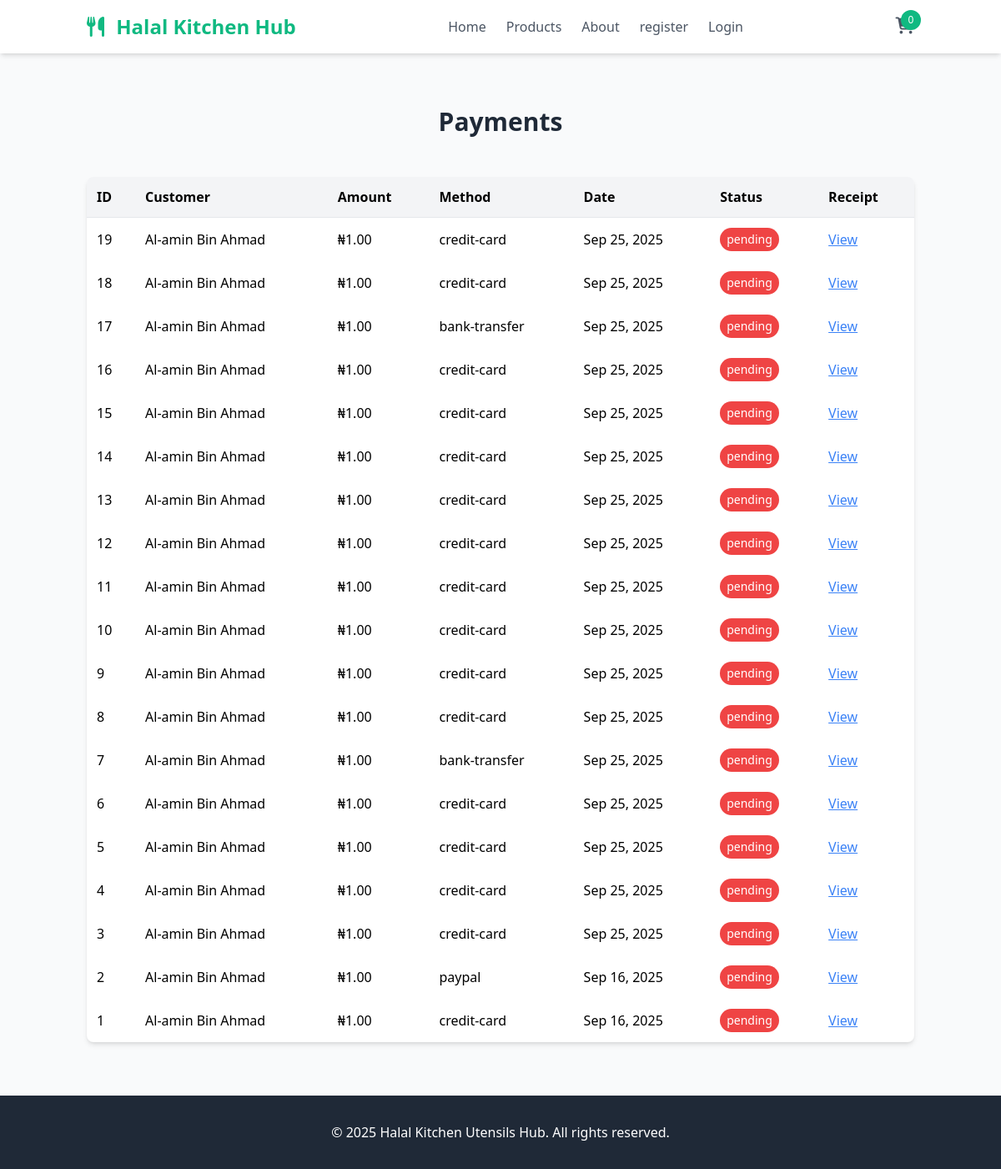
/all-payments/, run on an earlier commit of the app's database.
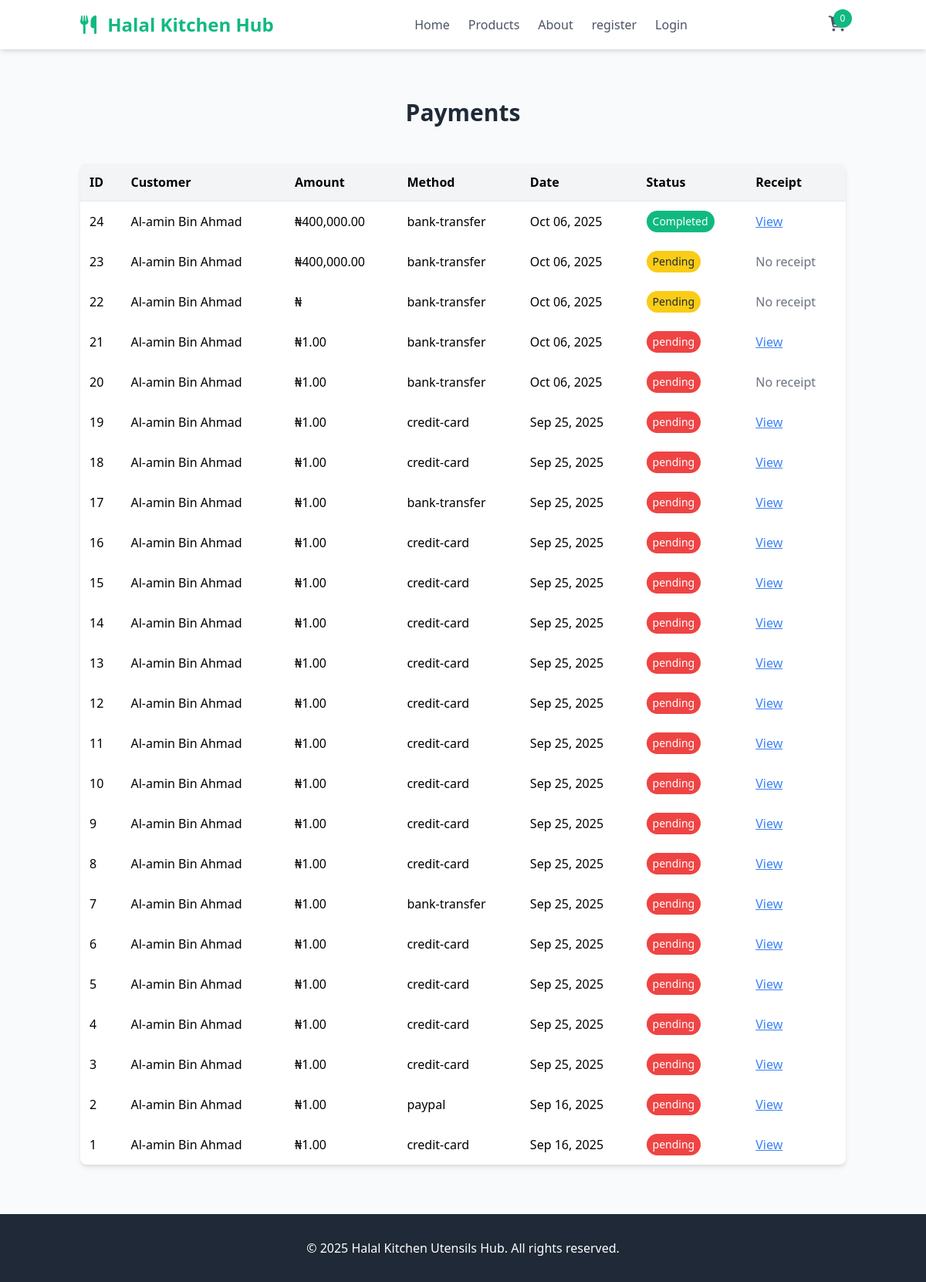
And on a later commit of the database.
### halalKitchenApp/models.py (models this page shows)
class Order(models.Model):
    full_name = models.CharField(max_length=200)
    address = models.TextField()
    phone = models.CharField(max_length=20)
    payment_method = models.CharField(max_length=50)
    created_at = models.DateTimeField(auto_now_add=True)
    total = models.DecimalField(max_digits=10, decimal_places=2, null=True, blank=True)
    status = models.CharField(blank=True, default='pending')
    receipt = models.ImageField(upload_to='receipts/')

### halalKitchenApp/views.py (the view)
# urls.py: path("all-payments/", views.all_payments, name="all-payments"),
def all_payments(request):
    current_user = request.user
    products = models.Product.objects.all()
    users = models.AuthModel.objects.all().exclude(is_superuser=True)
    orders = models.Order.objects.all().order_by('-id')
    total_order = models.OrderItem.objects.aggregate(total_price=Sum('price'))['total_price']
    saved_carts = None
    if request.user.is_authenticated:
        saved_carts = models.CartItem.objects.filter(user=current_user)
    context = {
        "current_user": current_user,
        "products": products,
        "saved_carts": saved_carts,
        "users": users,
        "total_order": total_order,
        "orders": orders,
    }
    return render(request, "all-payments.html", context)

### templates/all-payments.html
{% extends "base.html" %}
{% block content %}
{% load humanize %}
<section class="py-12 sm:py-16">
    <div class="container mx-auto px-4">
        <h2 class="text-2xl sm:text-3xl font-bold text-center text-gray-800 mb-8 sm:mb-12">Payments</h2>
        <div class="overflow-x-auto bg-white rounded-lg shadow-md">
            <table class="min-w-full text-left text-sm sm:text-base">
                <thead class="bg-gray-100 border-b">
                    <tr>
                        <th class="p-2 sm:p-3">ID</th>
                        <th class="p-2 sm:p-3">Customer</th>
                        <th class="p-2 sm:p-3">Amount</th>
                        <th class="p-2 sm:p-3">Method</th>
                        <th class="p-2 sm:p-3">Date</th>
                        <th class="p-2 sm:p-3">Status</th>
                        <th class="p-2 sm:p-3">Receipt</th>
                    </tr>
                </thead>
                <tbody>
                    {% if orders %}
                        {% for order in orders %}
                        <tr>
                            <td class="p-2 sm:p-3">{{ order.id }}</td>
                            <td class="p-2 sm:p-3">{{ order.full_name }}</td>
                            <td class="p-2 sm:p-3">₦{{ order.total|floatformat:2|intcomma }}</td>
                            <td class="p-2 sm:p-3">{{ order.payment_method }}</td>
                            <td class="p-2 sm:p-3">{{ order.created_at|date:"M d, Y" }}</td>
                            <td class="p-2 sm:p-3">
                                <a href="/approve/{{order.id}}">
                                    <span class="inline-block px-2 py-1 rounded-full text-xs sm:text-sm
                                        {% if order.status == 'Completed' %} bg-halal-green text-white
                                        {% elif order.status == 'Pending' %} bg-yellow-400 text-gray-800
                                        {% else %} bg-red-500 text-white {% endif %}">
                                        {{ order.status }}
                                    </span>
                                </a>
                            </td>
                            <td class="p-2 sm:p-3">
                                {% if order.receipt %}
                                    <a href="{{ order.receipt.url }}" target="_blank" class="text-blue-500 underline">View</a>
                                {% else %}
                                    <span class="text-gray-500">No receipt</span>
                                {% endif %}
                            </td>
                        </tr>
                        {% endfor %}
                    {% else %}
                        <tr>
                            <td colspan="7" class="p-2 sm:p-3 text-gray-500 text-center">No payments available.</td>
                        </tr>
                    {% endif %}
                </tbody>
            </table>
        </div>
    </div>
</section>
{% endblock %}

### templates/base.html (shortened to what this page needs)
<!DOCTYPE html>
<html lang="en">
<head>
    <script src="https://cdn.tailwindcss.com"></script>
    {% include "toast.html" %}
    <link href="https://cdnjs.cloudflare.com/ajax/libs/font-awesome/6.4.0/css/all.min.css" rel="stylesheet">
</head>
<body class="bg-gray-50 font-sans">
    <header class="bg-white shadow-md sticky top-0 z-50">
        <div class="container mx-auto px-4 py-4 flex justify-between items-center">
            <div class="text-xl sm:text-2xl font-bold text-halal-green">
                <i class="fas fa-utensils mr-2"></i>
                Halal Kitchen Hub
            </div>
            <nav class="hidden lg:flex space-x-6">
                <a href="/" class="text-gray-600 hover:text-halal-green">Home</a>
                <a href="/products/" class="text-gray-600 hover:text-halal-green">Products</a>
                <a href="/about/" class="text-gray-600 hover:text-halal-green">About</a>
                {% if not current_user.email %}
                <a href="/register/" class="text-gray-600 hover:text-halal-green">register</a>
                <a href="/login/" class="text-gray-600 hover:text-halal-green">Login</a>
                {% endif %}
            </nav>
            <div class="flex items-center space-x-4">
                <div class="relative">
                    <a href="#">
                        <button id="cart-btn" class="text-gray-600 hover:text-halal-green relative">
                            <span id="cart-count" class="absolute -top-2 -right-2 bg-halal-green text-white rounded-full w-5 h-5 sm:w-6 sm:h-6 flex items-center justify-center text-xs">0</span>
                        </button>
                    </a>
                </div>
            </div>
        </div>
    </header>
    {% block content %}{% endblock %}
    <footer class="bg-gray-800 text-white py-6 sm:py-8">
        <div class="container mx-auto px-4 text-center">
            <p class="text-sm sm:text-base">&copy; 2025 Halal Kitchen Utensils Hub. All rights reserved.</p>
        </div>
    </footer>
</body>
</html>

### templates/toast.html (shortened to what this page needs)
{% load static %}
<link rel="stylesheet" href="{% static 'css/toast.css' %}">

What changed in the data, as far as the page shows it:
added Order: id "24", full_name "Al-amin Bin Ahmad", total "400,000.00", payment_method "bank-transfer", created_at "Oct 06, 2025", status "Completed"
added Order: id "23", full_name "Al-amin Bin Ahmad", total "400,000.00", payment_method "bank-transfer", created_at "Oct 06, 2025", status "Pending", receipt "No receipt"
added Order: id "22", full_name "Al-amin Bin Ahmad", payment_method "bank-transfer", created_at "Oct 06, 2025", status "Pending", receipt "No receipt"
added Order: id "21", full_name "Al-amin Bin Ahmad", total "1.00", payment_method "bank-transfer", created_at "Oct 06, 2025", status "pending"
added Order: id "20", full_name "Al-amin Bin Ahmad", total "1.00", payment_method "bank-transfer", created_at "Oct 06, 2025", status "pending", receipt "No receipt"
